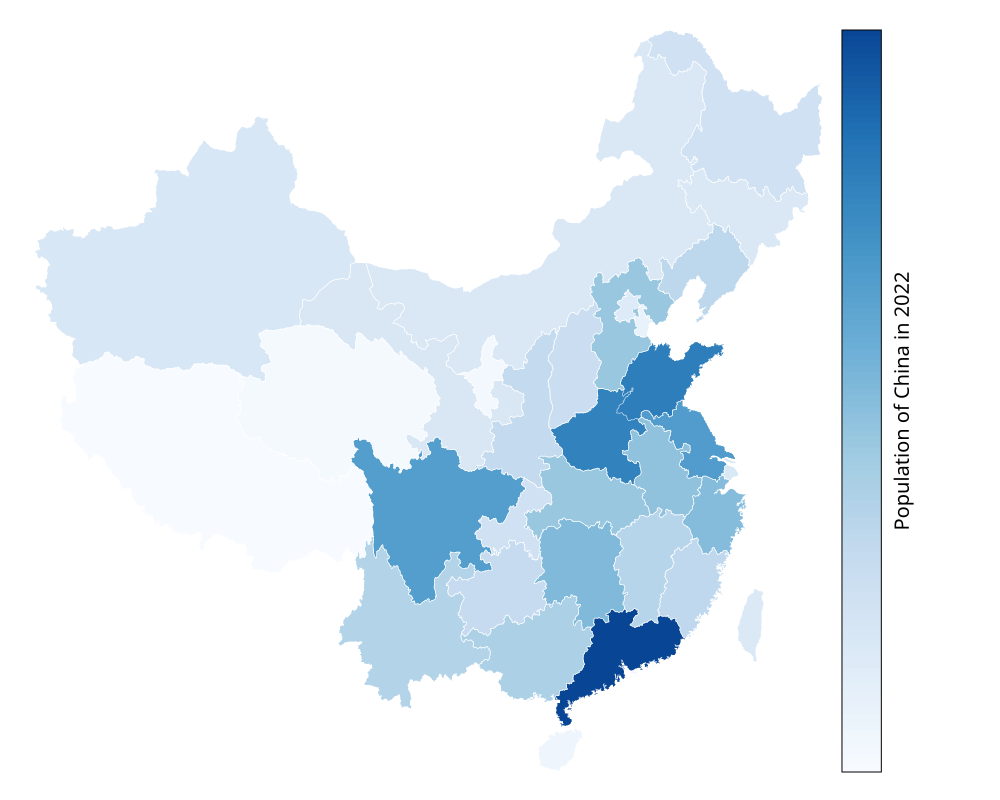

The gnuplot source for this figure:
set terminal svg size 1000,800 enhanced font 'Verdana,20'
set out "china2.svg"

unset key
set border 0
unset tics

set style line 1 lc rgb '#999999' lt 1 lw 0 # --- grey 
set style line 2 lc rgb '#ffffff' lt 1 lw 0.5 # --- white

stats '../data/china.txt' u 1 prefix "M" nooutput

set palette defined ( 0 '#F7FBFF',\
    	    	      1 '#DEEBF7',\
		      2 '#C6DBEF',\
		      3 '#9ECAE1',\
		      4 '#6BAED6',\
		      5 '#4292C6',\
		      6 '#2171B5',\
		      7 '#084594' )

POPU = ''
stats '../data/population.txt' u 2:(POPU = POPU.sprintf(' %i',$2)) prefix 'P' nooutput

set cbrange [P_min_x:P_max_x]
set cblabel "Population of China in 2022"

f(idx) = word(POPU, idx + 1) + 0

set style fill solid
set xrange [M_min:M_max]
plot for [idx=0:32] '../data/china.txt' i idx u 1:2:(f(idx)) w filledcurves lc palette lw 0, '' u 1:2 w lines ls 2
